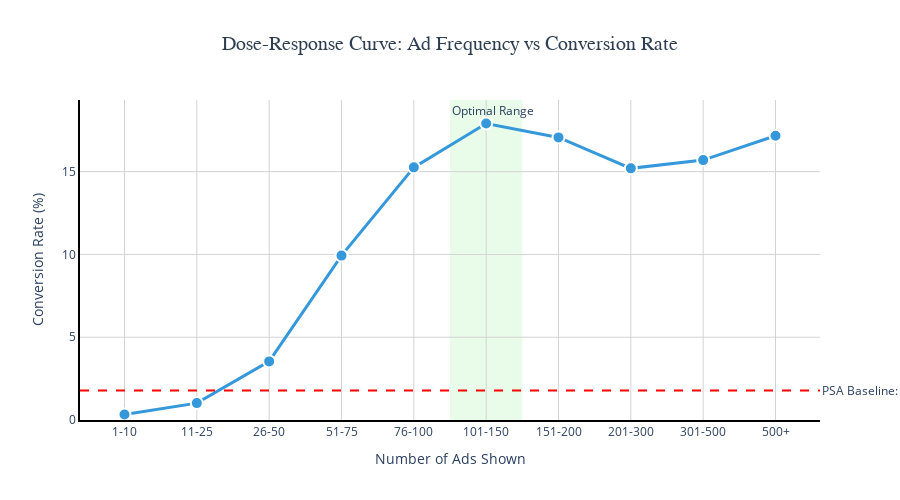

The notebook cell saved with this chart:
### Code cell
# Create interactive dose-response curve with Plotly
fig = go.Figure()

# Add the dose-response curve
fig.add_trace(go.Scatter(
    x=dose_response_filtered.index.astype(str),
    y=dose_response_filtered['Conversion_Rate_Pct'],
    mode='lines+markers',
    name='Conversion Rate',
    line=dict(color='#3498db', width=3),
    marker=dict(size=12, symbol='circle', line=dict(width=2, color='white')),
    hovertemplate='<b>Ad Frequency:</b> %{x}<br>' +
                  '<b>Conversion Rate:</b> %{y:.2f}%<br>' +
                  '<b>Users:</b> %{customdata[0]:,}<br>' +
                  '<b>Conversions:</b> %{customdata[1]:,}<br>' +
                  '<extra></extra>',
    customdata=dose_response_filtered[['Total_Users', 'Conversions']].values
))

# Add shaded area for optimal range
optimal_idx = dose_response_filtered.index.tolist().index(optimal_bin)
if optimal_idx > 0:
    fig.add_vrect(
        x0=optimal_idx - 0.5, x1=optimal_idx + 0.5,
        fillcolor="lightgreen", opacity=0.2,
        layer="below", line_width=0,
        annotation_text="Optimal Range",
        annotation_position="top left"
    )

# Add reference line for PSA group conversion rate
psa_rate = marketing_data[marketing_data['test group'] == 'psa']['converted'].mean() * 100
fig.add_hline(
    y=psa_rate, 
    line_dash="dash", 
    line_color="red",
    annotation_text=f"PSA Baseline: {psa_rate:.2f}%",
    annotation_position="right"
)

# Update layout
fig.update_layout(
    title={
        'text': 'Dose-Response Curve: Ad Frequency vs Conversion Rate',
        'x': 0.5,
        'xanchor': 'center',
        'font': {'size': 20, 'color': '#2c3e50', 'family': 'Arial Black'}
    },
    xaxis_title='Number of Ads Shown',
    yaxis_title='Conversion Rate (%)',
    hovermode='closest',
    height=500,
    font=dict(size=12),
    plot_bgcolor='white',
    paper_bgcolor='white',
    xaxis=dict(
        showgrid=True,
        gridwidth=1,
        gridcolor='lightgray',
        showline=True,
        linewidth=2,
        linecolor='black'
    ),
    yaxis=dict(
        showgrid=True,
        gridwidth=1,
        gridcolor='lightgray',
        showline=True,
        linewidth=2,
        linecolor='black',
        rangemode='tozero'
    )
)

fig.show()

# Key insights
print("\n[INSIGHT] Key Findings:")
print(f"  - Optimal ad frequency: {optimal_bin} ads ({optimal_rate:.2f}% conversion)")
print(f"  - This is {((optimal_rate - psa_rate) / psa_rate * 100):.1f}% higher than PSA baseline")

# Check for ad fatigue
if len(dose_response_filtered) > 3:
    last_three = dose_response_filtered.iloc[-3:]['Conversion_Rate_Pct'].values
    if all(last_three[i] < last_three[i-1] for i in range(1, len(last_three))):
        print(f"  - [WARNING] Evidence of ad fatigue at high frequencies (>200 ads)")
    else:
        print(f"  - No clear evidence of ad fatigue in the data")

### Figure 1 — Plotly figure (JSON) as saved in the notebook; plotly's stock layout.template omitted (floating-point values rounded to 4 significant figures)
{"data": [{"customdata": [[249499, 813], [163135, 1659], [85740, 3037], [30078, 2988], [14071, 2147], [11854, 2123], [4506, 769], [3389, 515], [1739, 273], [530, 91]], "hovertemplate": "<b>Ad Frequency:</b> %{x}<br><b>Conversion Rate:</b> %{y:.2f}%<br><b>Users:</b> %{customdata[0]:,}<br><b>Conversions:</b> %{customdata[1]:,}<br><extra></extra>", "line": {"color": "#3498db", "width": 3}, "marker": {"line": {"color": "white", "width": 2}, "size": 12, "symbol": "circle"}, "mode": "lines+markers", "name": "Conversion Rate", "type": "scatter", "x": ["1-10", "11-25", "26-50", "51-75", "76-100", "101-150", "151-200", "201-300", "301-500", "500+"], "y": [0.33, 1.02, 3.54, 9.93, 15.26, 17.91, 17.07, 15.2, 15.7, 17.17]}], "layout": {"annotations": [{"showarrow": false, "text": "Optimal Range", "x": 4.5, "xanchor": "left", "xref": "x", "y": 1, "yanchor": "top", "yref": "y domain"}, {"showarrow": false, "text": "PSA Baseline: 1.79%", "x": 1, "xanchor": "left", "xref": "x domain", "y": 1.785, "yanchor": "middle", "yref": "y"}], "font": {"size": 12}, "height": 500, "hovermode": "closest", "paper_bgcolor": "white", "plot_bgcolor": "white", "shapes": [{"fillcolor": "lightgreen", "layer": "below", "line": {"width": 0}, "opacity": 0.2, "type": "rect", "x0": 4.5, "x1": 5.5, "xref": "x", "y0": 0, "y1": 1, "yref": "y domain"}, {"line": {"color": "red", "dash": "dash"}, "type": "line", "x0": 0, "x1": 1, "xref": "x domain", "y0": 1.785, "y1": 1.785, "yref": "y"}], "title": {"font": {"color": "#2c3e50", "family": "Arial Black", "size": 20}, "text": "Dose-Response Curve: Ad Frequency vs Conversion Rate", "x": 0.5, "xanchor": "center"}, "xaxis": {"gridcolor": "lightgray", "gridwidth": 1, "linecolor": "black", "linewidth": 2, "showgrid": true, "showline": true, "title": {"text": "Number of Ads Shown"}}, "yaxis": {"gridcolor": "lightgray", "gridwidth": 1, "linecolor": "black", "linewidth": 2, "rangemode": "tozero", "showgrid": true, "showline": true, "title": {"text": "Conversion Rate (%)"}}}}
